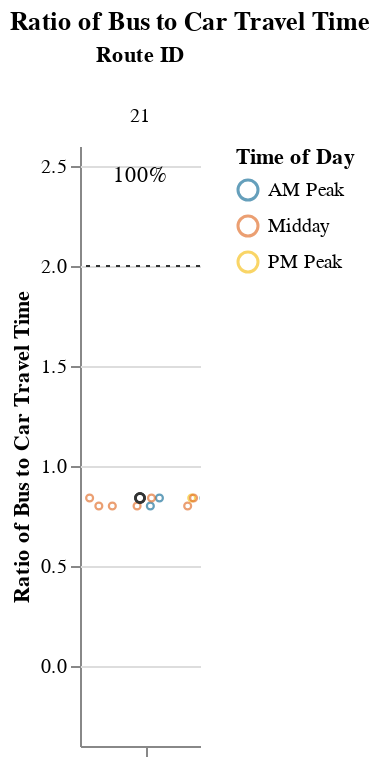
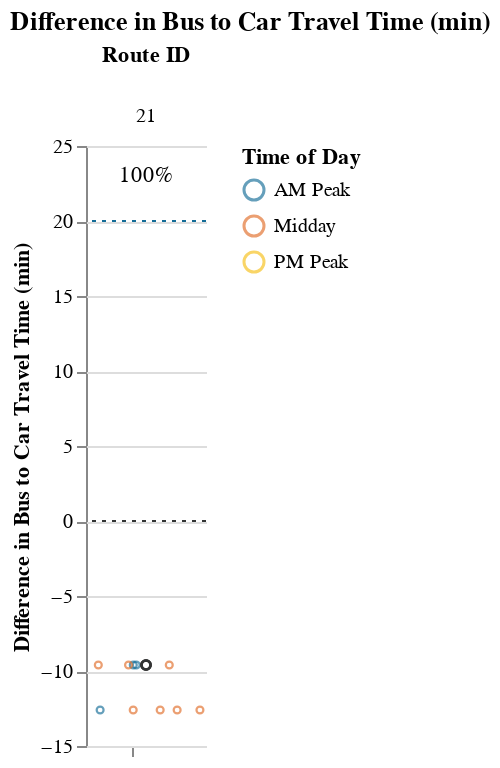

The notebook cell these images were saved under, in order:
### Markdown cell above
## Viable Competitive Routes
### Short Routes (< 1 hr)

### Code cell
# Allow for possibility that operator doesn't have routes that fall into certain route_groups
# But, jupyterbook will not like markdown with f-string
# separate out route_group and put in each cell, and use try/except + if to display...
# but all 3 route groups must be displayed. just add sentence about why no routes were returned at the end
route_group = "short"
try:
    subset_routes, mult, diff  = setup_charts(df, PCT_COMPETITIVE_THRESHOLD, route_group)
    
    if len(subset_routes) > 0:
        display(
            Markdown(
                f"{CAPTIONS_DICT[route_group]}"
                "Within each route group, routes are sorted in descending order "
                "by % competitive trips and # trips below the additional time cut-off."
            )
        )

        display(mult)
        display(diff)
except:
    print("No routes meet this criteria.")

### Figure 1 — Vega-Lite specification as saved in the notebook (floating-point values rounded to 4 significant figures)
{"config": {"view": {"continuousWidth": 400, "continuousHeight": 300, "stroke": null}, "facet": {"spacing": 0}}, "data": {"name": "data-fe2d15cc22643aae760f56d2cdea3fc4"}, "facet": {"column": {"field": "route_id", "sort": ["21"], "title": "Route ID", "type": "nominal"}}, "spec": {"layer": [{"mark": {"type": "point", "opacity": 0.65, "size": 12, "strokeWidth": 1.1}, "encoding": {"color": {"field": "time_of_day", "scale": {"range": ["#136C97", "#E16B26", "#F6BF16", "#00896B", "#7790A3", "#5B559C"]}, "sort": ["AM Peak", "Midday", "PM Peak", "Owl Service"], "title": "Time of Day", "type": "nominal"}, "tooltip": [{"field": "route_id", "type": "nominal"}, {"field": "trip_id", "type": "nominal"}, {"field": "service_hours", "type": "quantitative"}, {"field": "car_duration_hours", "type": "quantitative"}, {"field": "bus_multiplier", "type": "quantitative"}, {"field": "bus_difference", "type": "quantitative"}, {"field": "num_trips", "type": "quantitative"}, {"field": "num_competitive", "type": "quantitative"}, {"field": "pct_trips_competitive", "type": "quantitative"}, {"field": "p25", "type": "quantitative"}, {"field": "p50", "type": "quantitative"}, {"field": "p75", "type": "quantitative"}], "x": {"axis": {"grid": false, "labels": false, "ticks": true, "values": [0]}, "field": "jitter", "scale": {}, "title": null, "type": "quantitative"}, "y": {"field": "bus_multiplier", "scale": {"domain": [-0.25, 2.5]}, "title": "Ratio of Bus to Car Travel Time", "type": "quantitative"}}, "selection": {"selector001": {"type": "interval", "bind": "scales", "encodings": ["x", "y"]}}, "transform": [{"calculate": "sqrt(-2*log(random()))*cos(2*PI*random())", "as": "jitter"}], "width": 60}, {"layer": [{"mark": {"type": "point", "opacity": 0.6, "size": 20, "strokeWidth": 1.3}, "encoding": {"color": {"value": "#323434"}, "y": {"field": "bus_multiplier", "type": "quantitative"}}, "transform": [{"filter": "(datum.p50_trip === 1)"}]}, {"mark": {"type": "rule", "strokeDash": [2, 3]}, "encoding": {"color": {"value": "#323434"}, "y": {"field": "cutoff", "type": "quantitative"}}}, {"mark": {"type": "text", "align": "center", "baseline": "middle"}, "encoding": {"color": {"value": "black"}, "text": {"field": "pct_trips_competitive", "format": ".0%", "type": "quantitative"}, "tooltip": [{"field": "route_id", "type": "nominal"}, {"field": "trip_id", "type": "nominal"}, {"field": "service_hours", "type": "quantitative"}, {"field": "car_duration_hours", "type": "quantitative"}, {"field": "bus_multiplier", "type": "quantitative"}, {"field": "bus_difference", "type": "quantitative"}, {"field": "num_trips", "type": "quantitative"}, {"field": "num_competitive", "type": "quantitative"}, {"field": "pct_trips_competitive", "type": "quantitative"}, {"field": "p25", "type": "quantitative"}, {"field": "p50", "type": "quantitative"}, {"field": "p75", "type": "quantitative"}], "x": {"value": 30}, "y": {"value": 15}}, "transform": [{"calculate": "sqrt(-2*log(random()))*cos(2*PI*random())", "as": "jitter"}, {"filter": "(datum.fastest_trip === 1)"}]}]}]}, "resolve": {"scale": {"y": "shared"}}, "title": "Ratio of Bus to Car Travel Time", "$schema": "https://vega.github.io/schema/vega-lite/v4.17.0.json", "datasets": {"data-fe2d15cc22643aae760f56d2cdea3fc4": [{"calitp_itp_id": 386, "trip_key": 135583176533145866, "trip_id": "214", "shape_id": "rt5-flex", "route_id": "21", "service_hours": 0.82, "trip_first_departure_ts": 37500, "trip_last_arrival_ts": 40440, "departure_hour": 10, "time_of_day": "Midday", "p25": 0.82, "p50": 0.87, "p75": 0.87, "p50_trip": 0, "fastest_trip": 0, "car_duration_hours": 1.03, "competitive_route": 1, "bus_multiplier": 0.8, "bus_difference": -12.6, "num_trips": 11, "num_competitive": 11, "pct_trips_competitive": 1.0, "bus_difference_spread": 3.0, "route_group": "short", "max_trip_hrs": 0.87, "max_trip_route_group": 0.87, "name": "Yuma County Intergovernmental Public Transportation Authority", "caltrans_district": "11 - San Diego", "drmt_organization_name": null, "cutoff2": 20, "cutoff": 2}, {"calitp_itp_id": 386, "trip_key": -2783547571463305148, "trip_id": "216", "shape_id": "rt5-flex", "route_id": "21", "service_hours": 0.82, "trip_first_departure_ts": 44700, "trip_last_arrival_ts": 47640, "departure_hour": 12, "time_of_day": "Midday", "p25": 0.82, "p50": 0.87, "p75": 0.87, "p50_trip": 0, "fastest_trip": 0, "car_duration_hours": 1.03, "competitive_route": 1, "bus_multiplier": 0.8, "bus_difference": -12.6, "num_trips": 11, "num_competitive": 11, "pct_trips_competitive": 1.0, "bus_difference_spread": 3.0, "route_group": "short", "max_trip_hrs": 0.87, "max_trip_route_group": 0.87, "name": "Yuma County Intergovernmental Public Transportation Authority", "caltrans_district": "11 - San Diego", "drmt_organization_name": null, "cutoff2": 20, "cutoff": 2}, {"calitp_itp_id": 386, "trip_key": -7322591905005787761, "trip_id": "218", "shape_id": "rt5-flex", "route_id": "21", "service_hours": 0.82, "trip_first_departure_ts": 51900, "trip_last_arrival_ts": 54840, "departure_hour": 14, "time_of_day": "Midday", "p25": 0.82, "p50": 0.87, "p75": 0.87, "p50_trip": 0, "fastest_trip": 0, "car_duration_hours": 1.03, "competitive_route": 1, "bus_multiplier": 0.8, "bus_difference": -12.6, "num_trips": 11, "num_competitive": 11, "pct_trips_competitive": 1.0, "bus_difference_spread": 3.0, "route_group": "short", "max_trip_hrs": 0.87, "max_trip_route_group": 0.87, "name": "Yuma County Intergovernmental Public Transportation Authority", "caltrans_district": "11 - San Diego", "drmt_organization_name": null, "cutoff2": 20, "cutoff": 2}, {"calitp_itp_id": 386, "trip_key": -1060885577793769358, "trip_id": "212", "shape_id": "rt5-flex", "route_id": "21", "service_hours": 0.82, "trip_first_departure_ts": 30300, "trip_last_arrival_ts": 33240, "departure_hour": 8, "time_of_day": "AM Peak", "p25": 0.82, "p50": 0.87, "p75": 0.87, "p50_trip": 0, "fastest_trip": 0, "car_duration_hours": 1.03, "competitive_route": 1, "bus_multiplier": 0.8, "bus_difference": -12.6, "num_trips": 11, "num_competitive": 11, "pct_trips_competitive": 1.0, "bus_difference_spread": 3.0, "route_group": "short", "max_trip_hrs": 0.87, "max_trip_route_group": 0.87, "name": "Yuma County Intergovernmental Public Transportation Authority", "caltrans_district": "11 - San Diego", "drmt_organization_name": null, "cutoff2": 20, "cutoff": 2}, {"calitp_itp_id": 386, "trip_key": -3315453958807903674, "trip_id": "220", "shape_id": "rt5-flex", "route_id": "21", "service_hours": 0.82, "trip_first_departure_ts": 59100, "trip_last_arrival_ts": 62040, "departure_hour": 16, "time_of_day": "Midday", "p25": 0.82, "p50": 0.87, "p75": 0.87, "p50_trip": 0, "fastest_trip": 1, "car_duration_hours": 1.03, "competitive_route": 1, "bus_multiplier": 0.8, "bus_difference": -12.6, "num_trips": 11, "num_competitive": 11, "pct_trips_competitive": 1.0, "bus_difference_spread": 3.0, "route_group": "short", "max_trip_hrs": 0.87, "max_trip_route_group": 0.87, "name": "Yuma County Intergovernmental Public Transportation Authority", "caltrans_district": "11 - San Diego", "drmt_organization_name": null, "cutoff2": 20, "cutoff": 2}, {"calitp_itp_id": 386, "trip_key": -7703529417593090475, "trip_id": "221", "shape_id": "rt5", "route_id": "21", "service_hours": 0.87, "trip_first_departure_ts": 62700, "trip_last_arrival_ts": 65820, "departure_hour": 17, "time_of_day": "PM Peak", "p25": 0.82, "p50": 0.87, "p75": 0.87, "p50_trip": 1, "fastest_trip": 0, "car_duration_hours": 1.03, "competitive_route": 1, "bus_multiplier": 0.84, "bus_difference": -9.6, "num_trips": 11, "num_competitive": 11, "pct_trips_competitive": 1.0, "bus_difference_spread": 3.0, "route_group": "short", "max_trip_hrs": 0.87, "max_trip_route_group": 0.87, "name": "Yuma County Intergovernmental Public Transportation Authority", "caltrans_district": "11 - San Diego", "drmt_organization_name": null, "cutoff2": 20, "cutoff": 2}, {"calitp_itp_id": 386, "trip_key": -5592750184237272747, "trip_id": "211", "shape_id": "rt5", "route_id": "21", "service_hours": 0.87, "trip_first_departure_ts": 26700, "trip_last_arrival_ts": 29820, "departure_hour": 7, "time_of_day": "AM Peak", "p25": 0.82, "p50": 0.87, "p75": 0.87, "p50_trip": 1, "fastest_trip": 0, "car_duration_hours": 1.03, "competitive_route": 1, "bus_multiplier": 0.84, "bus_difference": -9.6, "num_trips": 11, "num_competitive": 11, "pct_trips_competitive": 1.0, "bus_difference_spread": 3.0, "route_group": "short", "max_trip_hrs": 0.87, "max_trip_route_group": 0.87, "name": "Yuma County Intergovernmental Public Transportation Authority", "caltrans_district": "11 - San Diego", "drmt_organization_name": null, "cutoff2": 20, "cutoff": 2}, {"calitp_itp_id": 386, "trip_key": -8434957992839405658, "trip_id": "213", "shape_id": "rt5", "route_id": "21", "service_hours": 0.87, "trip_first_departure_ts": 33900, "trip_last_arrival_ts": 37020, "departure_hour": 9, "time_of_day": "AM Peak", "p25": 0.82, "p50": 0.87, "p75": 0.87, "p50_trip": 1, "fastest_trip": 0, "car_duration_hours": 1.03, "competitive_route": 1, "bus_multiplier": 0.84, "bus_difference": -9.6, "num_trips": 11, "num_competitive": 11, "pct_trips_competitive": 1.0, "bus_difference_spread": 3.0, "route_group": "short", "max_trip_hrs": 0.87, "max_trip_route_group": 0.87, "name": "Yuma County Intergovernmental Public Transportation Authority", "caltrans_district": "11 - San Diego", "drmt_organization_name": null, "cutoff2": 20, "cutoff": 2}, {"calitp_itp_id": 386, "trip_key": -2453887450724018448, "trip_id": "219", "shape_id": "rt5", "route_id": "21", "service_hours": 0.87, "trip_first_departure_ts": 55500, "trip_last_arrival_ts": 58620, "departure_hour": 15, "time_of_day": "Midday", "p25": 0.82, "p50": 0.87, "p75": 0.87, "p50_trip": 1, "fastest_trip": 0, "car_duration_hours": 1.03, "competitive_route": 1, "bus_multiplier": 0.84, "bus_difference": -9.6, "num_trips": 11, "num_competitive": 11, "pct_trips_competitive": 1.0, "bus_difference_spread": 3.0, "route_group": "short", "max_trip_hrs": 0.87, "max_trip_route_group": 0.87, "name": "Yuma County Intergovernmental Public Transportation Authority", "caltrans_district": "11 - San Diego", "drmt_organization_name": null, "cutoff2": 20, "cutoff": 2}, {"calitp_itp_id": 386, "trip_key": 3710704863623228336, "trip_id": "217", "shape_id": "rt5", "route_id": "21", "service_hours": 0.87, "trip_first_departure_ts": 48300, "trip_last_arrival_ts": 51420, "departure_hour": 13, "time_of_day": "Midday", "p25": 0.82, "p50": 0.87, "p75": 0.87, "p50_trip": 1, "fastest_trip": 0, "car_duration_hours": 1.03, "competitive_route": 1, "bus_multiplier": 0.84, "bus_difference": -9.6, "num_trips": 11, "num_competitive": 11, "pct_trips_competitive": 1.0, "bus_difference_spread": 3.0, "route_group": "short", "max_trip_hrs": 0.87, "max_trip_route_group": 0.87, "name": "Yuma County Intergovernmental Public Transportation Authority", "caltrans_district": "11 - San Diego", "drmt_organization_name": null, "cutoff2": 20, "cutoff": 2}, {"calitp_itp_id": 386, "trip_key": -8790056341171231541, "trip_id": "215", "shape_id": "rt5", "route_id": "21", "service_hours": 0.87, "trip_first_departure_ts": 41100, "trip_last_arrival_ts": 44220, "departure_hour": 11, "time_of_day": "Midday", "p25": 0.82, "p50": 0.87, "p75": 0.87, "p50_trip": 1, "fastest_trip": 0, "car_duration_hours": 1.03, "competitive_route": 1, "bus_multiplier": 0.84, "bus_difference": -9.6, "num_trips": 11, "num_competitive": 11, "pct_trips_competitive": 1.0, "bus_difference_spread": 3.0, "route_group": "short", "max_trip_hrs": 0.87, "max_trip_route_group": 0.87, "name": "Yuma County Intergovernmental Public Transportation Authority", "caltrans_district": "11 - San Diego", "drmt_organization_name": null, "cutoff2": 20, "cutoff": 2}]}}

### Figure 2 — Vega-Lite specification as saved in the notebook (floating-point values rounded to 4 significant figures)
{"config": {"view": {"continuousWidth": 400, "continuousHeight": 300, "stroke": null}, "facet": {"spacing": 0}}, "data": {"name": "data-ca54745f2a347dae7dd8eda7c8430fe1"}, "facet": {"column": {"field": "route_id", "sort": ["21"], "title": "Route ID", "type": "nominal"}}, "spec": {"layer": [{"mark": {"type": "point", "opacity": 0.65, "size": 12, "strokeWidth": 1.1}, "encoding": {"color": {"field": "time_of_day", "scale": {"range": ["#136C97", "#E16B26", "#F6BF16", "#00896B", "#7790A3", "#5B559C"]}, "sort": ["AM Peak", "Midday", "PM Peak", "Owl Service"], "title": "Time of Day", "type": "nominal"}, "tooltip": [{"field": "route_id", "type": "nominal"}, {"field": "trip_id", "type": "nominal"}, {"field": "service_hours", "type": "quantitative"}, {"field": "car_duration_hours", "type": "quantitative"}, {"field": "bus_multiplier", "type": "quantitative"}, {"field": "bus_difference", "type": "quantitative"}, {"field": "num_trips", "type": "quantitative"}, {"field": "num_competitive", "type": "quantitative"}, {"field": "pct_trips_competitive", "type": "quantitative"}, {"field": "p25", "type": "quantitative"}, {"field": "p50", "type": "quantitative"}, {"field": "p75", "type": "quantitative"}], "x": {"axis": {"grid": false, "labels": false, "ticks": true, "values": [0]}, "field": "jitter", "scale": {}, "title": null, "type": "quantitative"}, "y": {"field": "bus_difference", "scale": {"domain": [-12.6, 25.0]}, "title": "Difference in Bus to Car Travel Time (min)", "type": "quantitative"}}, "selection": {"selector002": {"type": "interval", "bind": "scales", "encodings": ["x", "y"]}}, "transform": [{"calculate": "sqrt(-2*log(random()))*cos(2*PI*random())", "as": "jitter"}], "width": 60}, {"layer": [{"mark": {"type": "point", "opacity": 0.6, "size": 20, "strokeWidth": 1.3}, "encoding": {"color": {"value": "#323434"}, "y": {"field": "bus_difference", "type": "quantitative"}}, "transform": [{"filter": "(datum.p50_trip === 1)"}]}, {"mark": {"type": "rule", "strokeDash": [2, 3]}, "encoding": {"color": {"value": "#323434"}, "y": {"field": "cutoff", "type": "quantitative"}}}, {"mark": {"type": "rule", "strokeDash": [2, 3]}, "encoding": {"color": {"value": "#136C97"}, "y": {"field": "cutoff2", "type": "quantitative"}}}, {"mark": {"type": "text", "align": "center", "baseline": "middle"}, "encoding": {"color": {"value": "black"}, "text": {"field": "pct_trips_competitive", "format": ".0%", "type": "quantitative"}, "tooltip": [{"field": "route_id", "type": "nominal"}, {"field": "trip_id", "type": "nominal"}, {"field": "service_hours", "type": "quantitative"}, {"field": "car_duration_hours", "type": "quantitative"}, {"field": "bus_multiplier", "type": "quantitative"}, {"field": "bus_difference", "type": "quantitative"}, {"field": "num_trips", "type": "quantitative"}, {"field": "num_competitive", "type": "quantitative"}, {"field": "pct_trips_competitive", "type": "quantitative"}, {"field": "p25", "type": "quantitative"}, {"field": "p50", "type": "quantitative"}, {"field": "p75", "type": "quantitative"}], "x": {"value": 30}, "y": {"value": 15}}, "transform": [{"calculate": "sqrt(-2*log(random()))*cos(2*PI*random())", "as": "jitter"}, {"filter": "(datum.fastest_trip === 1)"}]}]}]}, "resolve": {"scale": {"y": "shared"}}, "title": "Difference in Bus to Car Travel Time (min)", "$schema": "https://vega.github.io/schema/vega-lite/v4.17.0.json", "datasets": {"data-ca54745f2a347dae7dd8eda7c8430fe1": [{"calitp_itp_id": 386, "trip_key": 135583176533145866, "trip_id": "214", "shape_id": "rt5-flex", "route_id": "21", "service_hours": 0.82, "trip_first_departure_ts": 37500, "trip_last_arrival_ts": 40440, "departure_hour": 10, "time_of_day": "Midday", "p25": 0.82, "p50": 0.87, "p75": 0.87, "p50_trip": 0, "fastest_trip": 0, "car_duration_hours": 1.03, "competitive_route": 1, "bus_multiplier": 0.8, "bus_difference": -12.6, "num_trips": 11, "num_competitive": 11, "pct_trips_competitive": 1.0, "bus_difference_spread": 3.0, "route_group": "short", "max_trip_hrs": 0.87, "max_trip_route_group": 0.87, "name": "Yuma County Intergovernmental Public Transportation Authority", "caltrans_district": "11 - San Diego", "drmt_organization_name": null, "cutoff2": 20, "cutoff": 0}, {"calitp_itp_id": 386, "trip_key": -2783547571463305148, "trip_id": "216", "shape_id": "rt5-flex", "route_id": "21", "service_hours": 0.82, "trip_first_departure_ts": 44700, "trip_last_arrival_ts": 47640, "departure_hour": 12, "time_of_day": "Midday", "p25": 0.82, "p50": 0.87, "p75": 0.87, "p50_trip": 0, "fastest_trip": 0, "car_duration_hours": 1.03, "competitive_route": 1, "bus_multiplier": 0.8, "bus_difference": -12.6, "num_trips": 11, "num_competitive": 11, "pct_trips_competitive": 1.0, "bus_difference_spread": 3.0, "route_group": "short", "max_trip_hrs": 0.87, "max_trip_route_group": 0.87, "name": "Yuma County Intergovernmental Public Transportation Authority", "caltrans_district": "11 - San Diego", "drmt_organization_name": null, "cutoff2": 20, "cutoff": 0}, {"calitp_itp_id": 386, "trip_key": -7322591905005787761, "trip_id": "218", "shape_id": "rt5-flex", "route_id": "21", "service_hours": 0.82, "trip_first_departure_ts": 51900, "trip_last_arrival_ts": 54840, "departure_hour": 14, "time_of_day": "Midday", "p25": 0.82, "p50": 0.87, "p75": 0.87, "p50_trip": 0, "fastest_trip": 0, "car_duration_hours": 1.03, "competitive_route": 1, "bus_multiplier": 0.8, "bus_difference": -12.6, "num_trips": 11, "num_competitive": 11, "pct_trips_competitive": 1.0, "bus_difference_spread": 3.0, "route_group": "short", "max_trip_hrs": 0.87, "max_trip_route_group": 0.87, "name": "Yuma County Intergovernmental Public Transportation Authority", "caltrans_district": "11 - San Diego", "drmt_organization_name": null, "cutoff2": 20, "cutoff": 0}, {"calitp_itp_id": 386, "trip_key": -1060885577793769358, "trip_id": "212", "shape_id": "rt5-flex", "route_id": "21", "service_hours": 0.82, "trip_first_departure_ts": 30300, "trip_last_arrival_ts": 33240, "departure_hour": 8, "time_of_day": "AM Peak", "p25": 0.82, "p50": 0.87, "p75": 0.87, "p50_trip": 0, "fastest_trip": 0, "car_duration_hours": 1.03, "competitive_route": 1, "bus_multiplier": 0.8, "bus_difference": -12.6, "num_trips": 11, "num_competitive": 11, "pct_trips_competitive": 1.0, "bus_difference_spread": 3.0, "route_group": "short", "max_trip_hrs": 0.87, "max_trip_route_group": 0.87, "name": "Yuma County Intergovernmental Public Transportation Authority", "caltrans_district": "11 - San Diego", "drmt_organization_name": null, "cutoff2": 20, "cutoff": 0}, {"calitp_itp_id": 386, "trip_key": -3315453958807903674, "trip_id": "220", "shape_id": "rt5-flex", "route_id": "21", "service_hours": 0.82, "trip_first_departure_ts": 59100, "trip_last_arrival_ts": 62040, "departure_hour": 16, "time_of_day": "Midday", "p25": 0.82, "p50": 0.87, "p75": 0.87, "p50_trip": 0, "fastest_trip": 1, "car_duration_hours": 1.03, "competitive_route": 1, "bus_multiplier": 0.8, "bus_difference": -12.6, "num_trips": 11, "num_competitive": 11, "pct_trips_competitive": 1.0, "bus_difference_spread": 3.0, "route_group": "short", "max_trip_hrs": 0.87, "max_trip_route_group": 0.87, "name": "Yuma County Intergovernmental Public Transportation Authority", "caltrans_district": "11 - San Diego", "drmt_organization_name": null, "cutoff2": 20, "cutoff": 0}, {"calitp_itp_id": 386, "trip_key": -7703529417593090475, "trip_id": "221", "shape_id": "rt5", "route_id": "21", "service_hours": 0.87, "trip_first_departure_ts": 62700, "trip_last_arrival_ts": 65820, "departure_hour": 17, "time_of_day": "PM Peak", "p25": 0.82, "p50": 0.87, "p75": 0.87, "p50_trip": 1, "fastest_trip": 0, "car_duration_hours": 1.03, "competitive_route": 1, "bus_multiplier": 0.84, "bus_difference": -9.6, "num_trips": 11, "num_competitive": 11, "pct_trips_competitive": 1.0, "bus_difference_spread": 3.0, "route_group": "short", "max_trip_hrs": 0.87, "max_trip_route_group": 0.87, "name": "Yuma County Intergovernmental Public Transportation Authority", "caltrans_district": "11 - San Diego", "drmt_organization_name": null, "cutoff2": 20, "cutoff": 0}, {"calitp_itp_id": 386, "trip_key": -5592750184237272747, "trip_id": "211", "shape_id": "rt5", "route_id": "21", "service_hours": 0.87, "trip_first_departure_ts": 26700, "trip_last_arrival_ts": 29820, "departure_hour": 7, "time_of_day": "AM Peak", "p25": 0.82, "p50": 0.87, "p75": 0.87, "p50_trip": 1, "fastest_trip": 0, "car_duration_hours": 1.03, "competitive_route": 1, "bus_multiplier": 0.84, "bus_difference": -9.6, "num_trips": 11, "num_competitive": 11, "pct_trips_competitive": 1.0, "bus_difference_spread": 3.0, "route_group": "short", "max_trip_hrs": 0.87, "max_trip_route_group": 0.87, "name": "Yuma County Intergovernmental Public Transportation Authority", "caltrans_district": "11 - San Diego", "drmt_organization_name": null, "cutoff2": 20, "cutoff": 0}, {"calitp_itp_id": 386, "trip_key": -8434957992839405658, "trip_id": "213", "shape_id": "rt5", "route_id": "21", "service_hours": 0.87, "trip_first_departure_ts": 33900, "trip_last_arrival_ts": 37020, "departure_hour": 9, "time_of_day": "AM Peak", "p25": 0.82, "p50": 0.87, "p75": 0.87, "p50_trip": 1, "fastest_trip": 0, "car_duration_hours": 1.03, "competitive_route": 1, "bus_multiplier": 0.84, "bus_difference": -9.6, "num_trips": 11, "num_competitive": 11, "pct_trips_competitive": 1.0, "bus_difference_spread": 3.0, "route_group": "short", "max_trip_hrs": 0.87, "max_trip_route_group": 0.87, "name": "Yuma County Intergovernmental Public Transportation Authority", "caltrans_district": "11 - San Diego", "drmt_organization_name": null, "cutoff2": 20, "cutoff": 0}, {"calitp_itp_id": 386, "trip_key": -2453887450724018448, "trip_id": "219", "shape_id": "rt5", "route_id": "21", "service_hours": 0.87, "trip_first_departure_ts": 55500, "trip_last_arrival_ts": 58620, "departure_hour": 15, "time_of_day": "Midday", "p25": 0.82, "p50": 0.87, "p75": 0.87, "p50_trip": 1, "fastest_trip": 0, "car_duration_hours": 1.03, "competitive_route": 1, "bus_multiplier": 0.84, "bus_difference": -9.6, "num_trips": 11, "num_competitive": 11, "pct_trips_competitive": 1.0, "bus_difference_spread": 3.0, "route_group": "short", "max_trip_hrs": 0.87, "max_trip_route_group": 0.87, "name": "Yuma County Intergovernmental Public Transportation Authority", "caltrans_district": "11 - San Diego", "drmt_organization_name": null, "cutoff2": 20, "cutoff": 0}, {"calitp_itp_id": 386, "trip_key": 3710704863623228336, "trip_id": "217", "shape_id": "rt5", "route_id": "21", "service_hours": 0.87, "trip_first_departure_ts": 48300, "trip_last_arrival_ts": 51420, "departure_hour": 13, "time_of_day": "Midday", "p25": 0.82, "p50": 0.87, "p75": 0.87, "p50_trip": 1, "fastest_trip": 0, "car_duration_hours": 1.03, "competitive_route": 1, "bus_multiplier": 0.84, "bus_difference": -9.6, "num_trips": 11, "num_competitive": 11, "pct_trips_competitive": 1.0, "bus_difference_spread": 3.0, "route_group": "short", "max_trip_hrs": 0.87, "max_trip_route_group": 0.87, "name": "Yuma County Intergovernmental Public Transportation Authority", "caltrans_district": "11 - San Diego", "drmt_organization_name": null, "cutoff2": 20, "cutoff": 0}, {"calitp_itp_id": 386, "trip_key": -8790056341171231541, "trip_id": "215", "shape_id": "rt5", "route_id": "21", "service_hours": 0.87, "trip_first_departure_ts": 41100, "trip_last_arrival_ts": 44220, "departure_hour": 11, "time_of_day": "Midday", "p25": 0.82, "p50": 0.87, "p75": 0.87, "p50_trip": 1, "fastest_trip": 0, "car_duration_hours": 1.03, "competitive_route": 1, "bus_multiplier": 0.84, "bus_difference": -9.6, "num_trips": 11, "num_competitive": 11, "pct_trips_competitive": 1.0, "bus_difference_spread": 3.0, "route_group": "short", "max_trip_hrs": 0.87, "max_trip_route_group": 0.87, "name": "Yuma County Intergovernmental Public Transportation Authority", "caltrans_district": "11 - San Diego", "drmt_organization_name": null, "cutoff2": 20, "cutoff": 0}]}}
